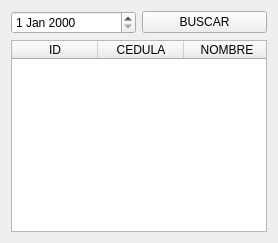
         <widget class="QWidget" name="widget_editar_facturas">
          <layout class="QVBoxLayout" name="verticalLayout_12">
           <item>
            <layout class="QGridLayout" name="gridLayout_12">
             <item row="0" column="0">
              <widget class="QDateEdit" name="date_factura"/>
             </item>
             <item row="0" column="1">
              <widget class="QPushButton" name="boton_buscar_factura">
               <property name="text">
                <string>BUSCAR</string>
               </property>
              </widget>
             </item>
             <item row="1" column="0" colspan="2">
              <widget class="QTableWidget" name="table_facturas">
               <property name="enabled">
                <bool>true</bool>
               </property>
               <property name="horizontalScrollBarPolicy">
                <enum>Qt::ScrollBarPolicy::ScrollBarAlwaysOff</enum>
               </property>
               <property name="editTriggers">
                <set>QAbstractItemView::EditTrigger::NoEditTriggers</set>
               </property>
               <attribute name="horizontalHeaderCascadingSectionResizes">
                <bool>false</bool>
               </attribute>
               <attribute name="horizontalHeaderDefaultSectionSize">
                <number>86</number>
               </attribute>
               <attribute name="horizontalHeaderStretchLastSection">
                <bool>true</bool>
               </attribute>
               <attribute name="verticalHeaderVisible">
                <bool>false</bool>
               </attribute>
               <column>
                <property name="text">
                 <string>ID</string>
                </property>
               </column>
               <column>
                <property name="text">
                 <string>CEDULA</string>
                </property>
               </column>
               <column>
                <property name="text">
                 <string>NOMBRE</string>
                </property>
               </column>
               <column>
                <property name="text">
                 <string>TOTAL BS</string>
                </property>
               </column>
               <column>
                <property name="text">
                 <string>TOTAL $</string>
                </property>
               </column>
               <column>
                <property name="text">
                 <string>TOTAL COP</string>
                </property>
               </column>
              </widget>
             </item>
            </layout>
           </item>
          </layout>
         </widget>
